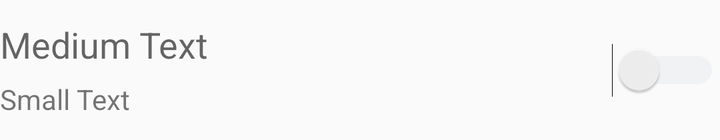
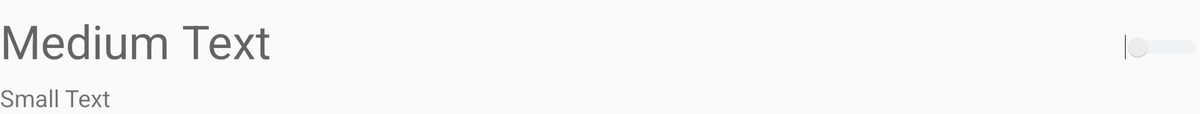

Two renders of one Android screen. The first uses the default layout on a phone; the second uses the alternative layout the repository ships for a different screen configuration, on a matching device. The two XML files are below.
<!-- AndroidManifest.xml: application theme AppTheme -->
<!-- res/layout/custom_switch.xml -->
<?xml version="1.0" encoding="utf-8"?>
<LinearLayout xmlns:android="http://schemas.android.com/apk/res/android"
    android:orientation="horizontal" android:layout_width="match_parent"
    android:layout_height="70dp">



<LinearLayout
    android:layout_width="wrap_content"
    android:layout_height="wrap_content"
    android:orientation="vertical"
    android:layout_weight="1">
    <TextView
        android:layout_width="wrap_content"
        android:layout_height="20dp"
        android:textAppearance="?android:attr/textAppearanceMedium"
        android:text="Medium Text"
        android:id="@+id/txtSaat"
        android:focusableInTouchMode="false"
        android:clickable="false"
        android:focusable="false"
        android:layout_alignBaseline="@+id/alarmswitch"
        android:layout_alignBottom="@+id/alarmswitch"
        android:layout_marginTop="10dp"

        />
    <TextView
        android:layout_width="wrap_content"
        android:layout_height="wrap_content"
        android:textAppearance="?android:attr/textAppearanceSmall"
        android:text="Small Text"
        android:id="@+id/txtAlarmName"

        android:focusableInTouchMode="false"
        android:clickable="false"
        android:focusable="false"
        android:layout_marginTop="10dp"
        />


</LinearLayout>
   <LinearLayout
       android:layout_width="wrap_content"
       android:layout_height="wrap_content"
       android:gravity="right">
       <Switch
           android:layout_width="60dp"
           android:layout_height="70dp"
           android:id="@+id/alarmswitch"
           android:switchMinWidth="50dp"
           android:checked="false"
           android:layout_alignBottom="@+id/imgButton"
           android:layout_alignParentEnd="true"

           android:trackTint="#CFD8DC"/>
   </LinearLayout>




</LinearLayout>
<!-- resources referenced by this layout -->
<resources>
  <style name="AppTheme" parent="Theme.AppCompat.DayNight.DarkActionBar">
          
          <item name="colorPrimary">@color/colorPrimary</item>
          <item name="colorPrimaryDark">#000000</item>
          <item name="colorAccent">@color/colorAccent</item>
      </style>
  <color name="colorPrimary">#3F51B5</color>
  <color name="colorAccent">#FF4081</color>
</resources>
<!-- res/layout-xlarge/custom_switch.xml (the repository's variant of the layout above) -->
<!-- drawn on a large tablet held sideways -->
<?xml version="1.0" encoding="utf-8"?>
<LinearLayout xmlns:android="http://schemas.android.com/apk/res/android"
    android:orientation="horizontal" android:layout_width="fill_parent"
    android:layout_height="wrap_content">

    <ImageButton
        android:layout_width="0dp"
        android:layout_height="70dp"
        android:id="@+id/imgButton"
        android:visibility="invisible"
        android:src="@drawable/delete"
        android:focusableInTouchMode="false"
        android:clickable="false"
        android:focusable="false"/>

<LinearLayout
    android:layout_width="wrap_content"
    android:layout_height="wrap_content"
    android:orientation="vertical"
    android:layout_weight="1">
    <TextView
        android:layout_width="wrap_content"
        android:layout_height="wrap_content"
        android:textAppearance="?android:attr/textAppearanceMedium"
        android:text="Medium Text"
        android:id="@+id/txtSaat"
        android:focusableInTouchMode="false"
        android:clickable="false"
        android:focusable="false"
        android:textSize="50sp"
        android:layout_alignBaseline="@+id/alarmswitch"
        android:layout_alignBottom="@+id/alarmswitch"
        android:layout_marginTop="10dp"

        />
    <TextView
        android:layout_width="wrap_content"
        android:layout_height="wrap_content"
        android:textAppearance="?android:attr/textAppearanceSmall"
        android:text="Small Text"
        android:id="@+id/txtAlarmName"

        android:focusableInTouchMode="false"
        android:clickable="false"
        android:focusable="false"
        android:textSize="25sp"
        android:layout_marginTop="10dp"
        />


</LinearLayout>
   <LinearLayout
       android:layout_width="wrap_content"
       android:layout_height="wrap_content"
       android:gravity="right">
       <Switch
           android:layout_width="100dp"
           android:layout_height="100dp"
           android:id="@+id/alarmswitch"
           android:switchMinWidth="80dp"
           android:checked="false"
           android:layout_alignBottom="@+id/imgButton"
           android:layout_alignParentEnd="true"

           android:trackTint="#CFD8DC"/>
   </LinearLayout>




</LinearLayout>
<!-- resources referenced by the variant -->
<!-- as a large tablet held sideways resolves them -->
<resources>
  <!-- drawable delete: png bitmap (drawable, 1220 bytes) -->
  <style name="AppTheme" parent="Theme.AppCompat.DayNight.DarkActionBar">
          
          <item name="colorPrimary">@color/colorPrimary</item>
          <item name="colorPrimaryDark">#000000</item>
          <item name="colorAccent">@color/colorAccent</item>
      </style>
  <color name="colorPrimary">#3F51B5</color>
  <color name="colorAccent">#FF4081</color>
</resources>
